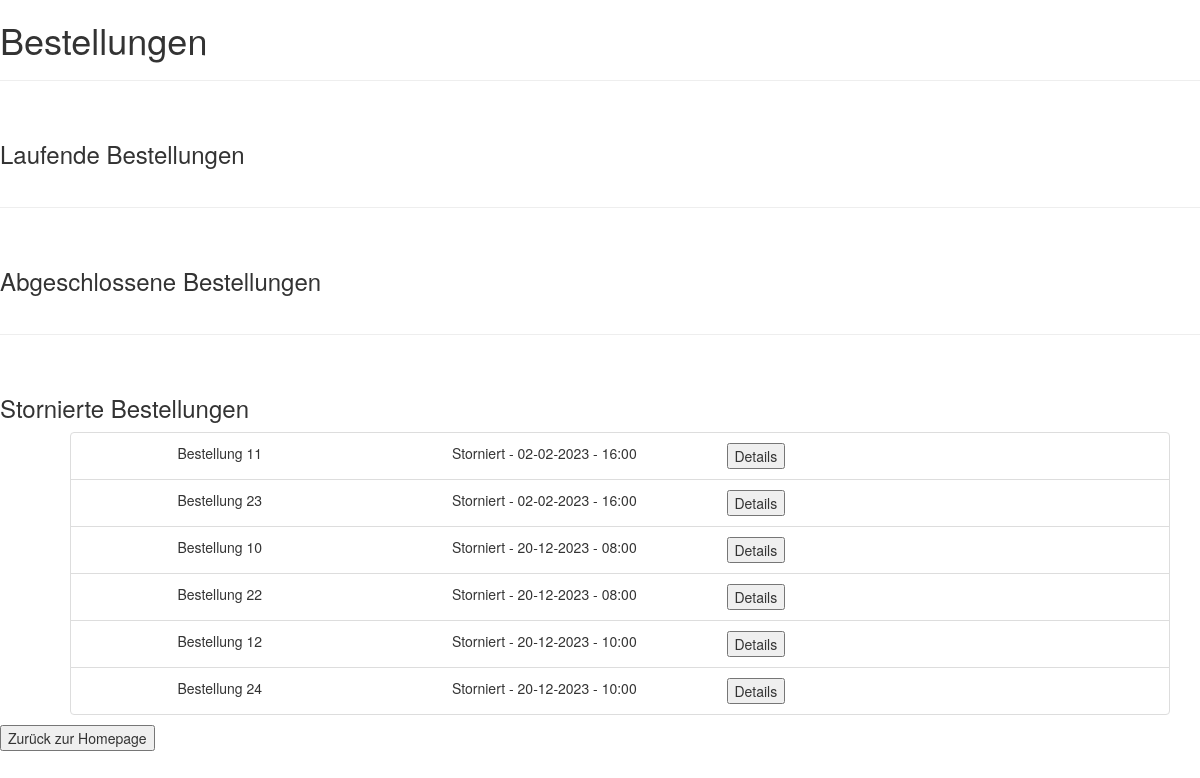
The page /restaurant/bestellungen (signed in) on the database as committed earlier.
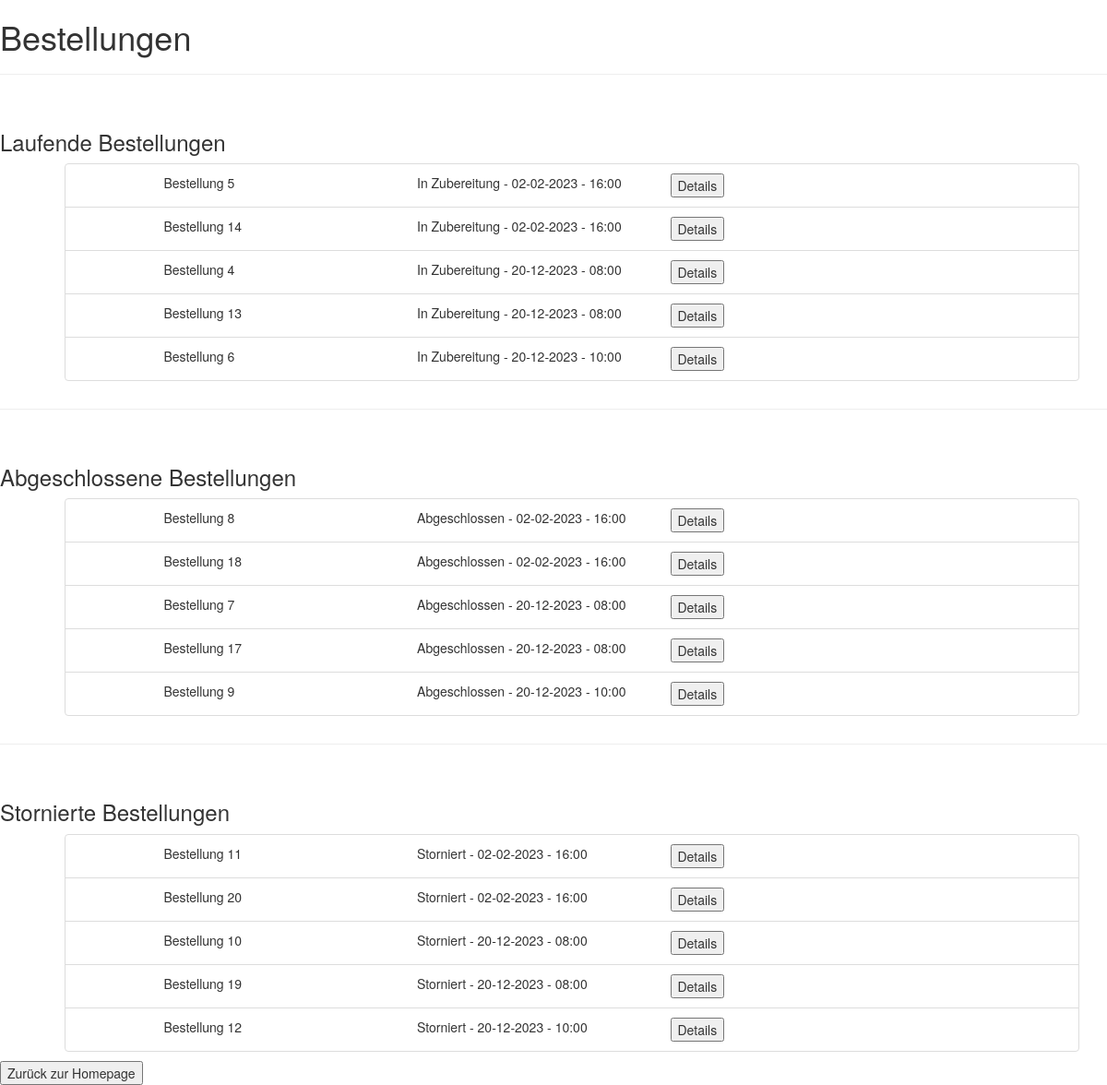
The same page on the database as committed later.
### tables this page shows
CREATE TABLE 'bestellung' ('bestell_id' INTEGER PRIMARY KEY AUTOINCREMENT,'status' TEXT, 'eingangsTag' DATE, 'eingangsUhrzeit' TIME, 'zusatztext' TEXT, 'restaurant_username' TEXT, 'customer_username' TEXT, FOREIGN KEY (restaurant_username) references restaurant(username), FOREIGN KEY (customer_username) references kunde(username));

### app.py (the view)
@app.route('/restaurant/bestellungen')
def restaurantOrders():
    if(not 'restaurant_username' in session):
        return render_template('restaurant_login.html')
    username = session['restaurant_username']
    pendingOrders = zugreifer.getPendingOrdersForRestaurant(username)
    finishedOrders = zugreifer.getFinishedOrdersForRestaurant(username)
    canceledOrders = zugreifer.getCanceledOrdersForRestaurant(username)
    return render_template('restaurant_orders.html', pendingOrders = pendingOrders, finishedOrders = finishedOrders, canceledOrders = canceledOrders)

### zugreifer.py (called while the page is built)
def getPendingOrdersForRestaurant(username):
    con = sqlite3.connect("Database.db")
    cur = con.cursor()
    result = cur.execute("SELECT * FROM bestellung where restaurant_username='" + username + "' and status='In Zubereitung' order by eingangsTag asc , eingangsUhrzeit asc;");
    pendingOrders = list()
    for x in result:
        pendingOrders.append(order(x[0], x[1], x[2], x[3], x[4], x[5], x[6]))
    cur.close()
    con.close()
    return pendingOrders;

def getFinishedOrdersForRestaurant(username):
    con = sqlite3.connect("Database.db")
    cur = con.cursor()
    result = cur.execute("SELECT * FROM bestellung where restaurant_username='" + username + "' and status='Abgeschlossen' order by eingangsTag asc , eingangsUhrzeit asc;");
    finishedOrders = list()
    for x in result:
        finishedOrders.append(order(x[0], x[1], x[2], x[3], x[4], x[5], x[6]))
    cur.close()
    con.close()
    return finishedOrders;

### templates/restaurant_orders.html (shortened to what this page needs)
<!DOCTYPE html>
<html>
    <head>
        <link rel="stylesheet" href="https://maxcdn.bootstrapcdn.com/bootstrap/3.4.1/css/bootstrap.min.css">
    </head>
    <body>
        <h1>Bestellungen</h1>
        <hr><br>
        <h3>Laufende Bestellungen</h3>
        <div class="container">
            <ul>
                {%for pendingOrder in pendingOrders%}
                <li class="list-group-item" style="list-style-type: none;">
                    <div class="row">
                        <div class="col-sm-1"></div>
                        <div class="col-sm-3">
                            Bestellung {{ pendingOrder.orderId }}
                        </div>
                        <div class="col-sm-3">
                            {{ pendingOrder.status }} - {{ pendingOrder.date }} - {{ pendingOrder.time }}
                        </div>
                        <div class="col-sm-3">
                            <form action="{{ url_for('restaurantOrderDetails',orderId = pendingOrder.orderId) }}" method=post >
                                <button type="submit">Details</button>
                            </form>
                        </div>
                </li>
                {% endfor %}
            </ul>
        </div>
        <hr><br>
        <h3>Abgeschlossene Bestellungen</h3>
        <div class="container">
            <ul>
                {%for finishedOrder in finishedOrders %}
                <li class="list-group-item" style="list-style-type: none;">
                    <div class="row">
                        <div class="col-sm-1"></div>
                        <div class="col-sm-3">
                            Bestellung {{ finishedOrder.orderId }}
                        </div>
                        <div class="col-sm-3">
                            {{ finishedOrder.status }} - {{ finishedOrder.date }} - {{ finishedOrder.time }}
                        </div>
                        <div class="col-sm-3">
                            <form action="{{ url_for('restaurantOrderDetails',orderId = finishedOrder.orderId) }}" method=post >
                                <button type="submit">Details</button>
                            </form>
                        </div>
                </li>
                {% endfor %}
            </ul>
        </div>
        <hr><br>
        <h3>Stornierte Bestellungen</h3>
        <div class="container">
            <ul>
                {%for canceledOrder in canceledOrders %}
                <li class="list-group-item" style="list-style-type: none;">
                    <div class="row">
                        <div class="col-sm-1"></div>
                        <div class="col-sm-3">
                            Bestellung {{ canceledOrder.orderId }}
                        </div>
                        <div class="col-sm-3">
                            {{ canceledOrder.status }} - {{ canceledOrder.date }} - {{ canceledOrder.time }}
                        </div>
                        <div class="col-sm-3">
                            <form action="{{ url_for('restaurantOrderDetails',orderId = canceledOrder.orderId) }}" method=post >
                                <button type="submit">Details</button>
                            </form>
                        </div>
                </li>
                {% endfor %}
            </ul>
        </div>
        <div class="row-sm-20">
            <form action="/restaurant" method="get">
                <button type="submit">Zurück zur Homepage</button>
            </form>
        </div>
    </body>
</html>

Rows that differ between the two databases and show on the page:
removed bestellung: orderId "23", status "Storniert", date "02-02-2023", time "16:00", shown under "Stornierte Bestellungen"
removed bestellung: orderId "22", status "Storniert", date "20-12-2023", time "08:00", shown under "Stornierte Bestellungen"
removed bestellung: orderId "24", status "Storniert", date "20-12-2023", time "10:00", shown under "Stornierte Bestellungen"
now on this page (row edited): bestellung: orderId "5", status "In Zubereitung", date "02-02-2023", time "16:00", shown under "Laufende Bestellungen"
now on this page (row edited): bestellung: orderId "14", status "In Zubereitung", date "02-02-2023", time "16:00", shown under "Laufende Bestellungen"
now on this page (row edited): bestellung: orderId "4", status "In Zubereitung", date "20-12-2023", time "08:00", shown under "Laufende Bestellungen"
now on this page (row edited): bestellung: orderId "13", status "In Zubereitung", date "20-12-2023", time "08:00", shown under "Laufende Bestellungen"
now on this page (row edited): bestellung: orderId "6", status "In Zubereitung", date "20-12-2023", time "10:00", shown under "Laufende Bestellungen"
now on this page (row edited): bestellung: orderId "8", status "Abgeschlossen", date "02-02-2023", time "16:00", shown under "Abgeschlossene Bestellungen"
now on this page (row edited): bestellung: orderId "18", status "Abgeschlossen", date "02-02-2023", time "16:00", shown under "Abgeschlossene Bestellungen"
now on this page (row edited): bestellung: orderId "7", status "Abgeschlossen", date "20-12-2023", time "08:00", shown under "Abgeschlossene Bestellungen"
now on this page (row edited): bestellung: orderId "17", status "Abgeschlossen", date "20-12-2023", time "08:00", shown under "Abgeschlossene Bestellungen"
now on this page (row edited): bestellung: orderId "9", status "Abgeschlossen", date "20-12-2023", time "10:00", shown under "Abgeschlossene Bestellungen"
now on this page (row edited): bestellung: orderId "20", status "Storniert", date "02-02-2023", time "16:00", shown under "Stornierte Bestellungen"
now on this page (row edited): bestellung: orderId "19", status "Storniert", date "20-12-2023", time "08:00", shown under "Stornierte Bestellungen"
